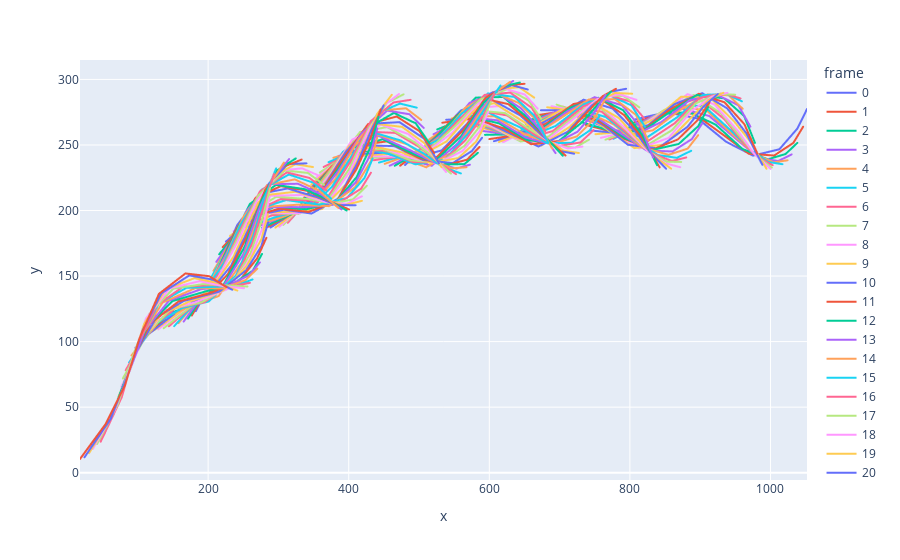

The notebook cell saved with this chart:
### Code cell
px.line(xy, x="x", y="y", color='frame')
